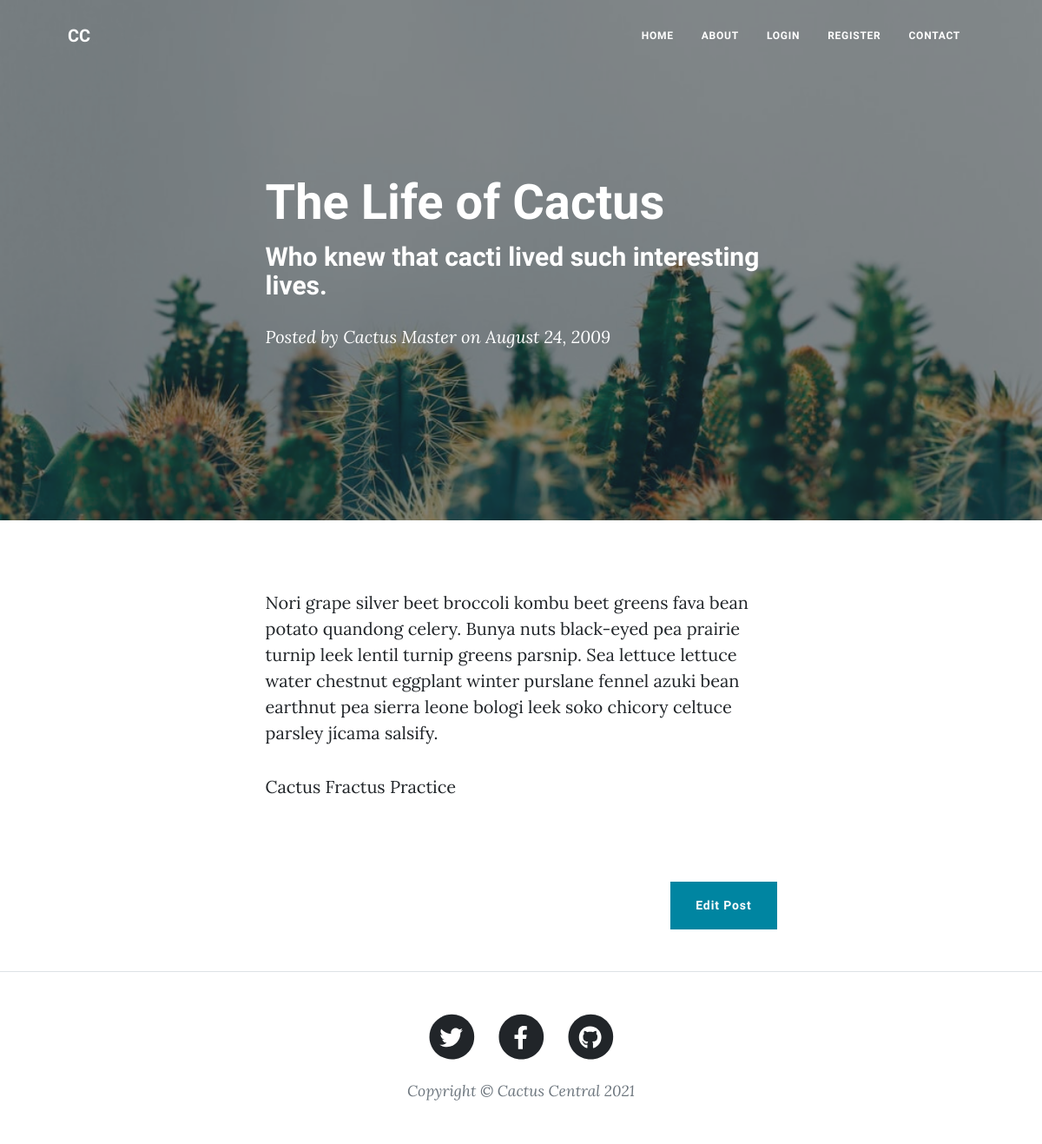
/posts/1, run on the app's committed database.
### main.py (models this page shows)
class BlogPost(db.Model):
    id = db.Column(db.Integer, primary_key=True)
    title = db.Column(db.String(250), unique=True, nullable=False)
    subtitle = db.Column(db.String(250), nullable=False)
    date = db.Column(db.String(250), nullable=False)
    body = db.Column(db.Text, nullable=False)
    author = db.Column(db.String(250), nullable=False)
    img_url = db.Column(db.String(250), nullable=False)

### main.py (the view)
@app.route("/posts/<int:post_id>")
def get_post(post_id):
    requested_post = BlogPost.query.get(post_id)
    return render_template("post.html", post=requested_post)

### templates/post.html
{% include "header.html" %}
<header class="masthead" style="background-image: url({{ url_for('static', filename='assets/img/cactus-bg.jpg') }})">
    <div class="container position-relative px-4 px-lg-5">
        <div class="row gx-4 gx-lg-5 justify-content-center">
            <div class="col-md-10 col-lg-8 col-xl-7">
                <div class="post-heading">
                    <h1>
                        {{ post.title }}
                    </h1>
                    <h2 class="subheading">
                        {{ post.subtitle }}
                    </h2>
                    <span class="meta">
                        Posted by
                        <a href="#!">Cactus Master</a>
                        on {{ post.date }}
                    </span>
                </div>
            </div>
        </div>
    </div>
</header>
<article class="mb-4">
    <div class="container px-4 px-lg-5">
        <div class="row gx-4 gx-lg-5 justify-content-center">
            <div class="col-md-10 col-lg-8 col-xl-7">
                {{ post.body|safe }}
                <div class="d-flex justify-content-end mb-4">
                  <a class="btn btn-primary float-right" href="{{url_for('edit_post', post_id=post.id)}}">Edit Post</a>
                </div>
            </div>
        </div>
    </div>
</article>
{% include "footer.html" %}

### data on the page
BlogPost: title "The Life of Cactus", subtitle "Who knew that cacti lived such interesting lives.", date "August 24, 2009", body "Nori grape silver beet broccoli kombu beet greens fava bean potato quandong celery. Bunya nuts black-eyed pea prairie turnip leek lentil turnip greens parsnip. Sea lettuce lettuce water chestnut eggplant winter purslane fennel azuki bean earthnut pea sierra leone bologi leek soko chicory celtuce parsley jícama salsify. Cactus Fractus Practice"
